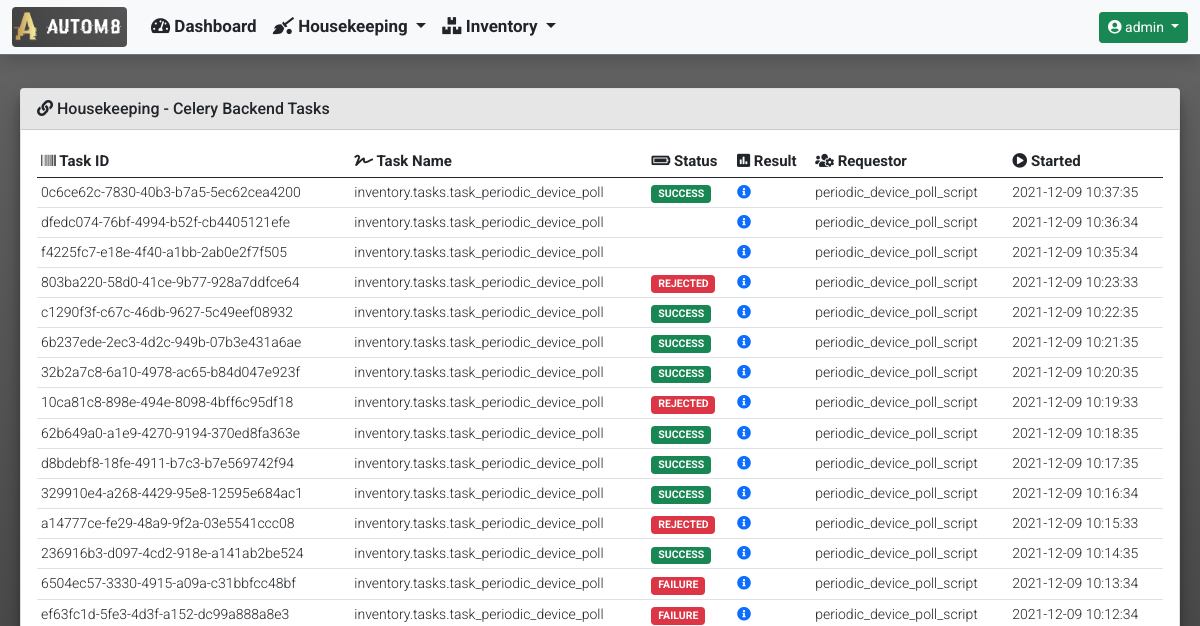
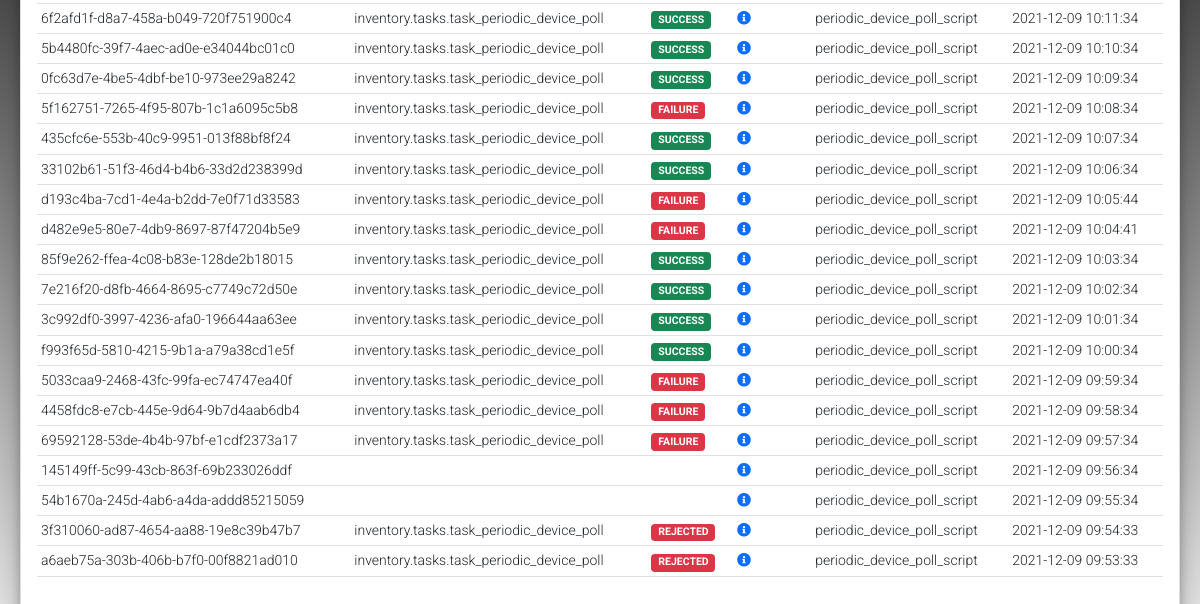
Page /housekeeping/housekeeping_celery_backend_tasks/ (signed in) on the earlier database version (2 pictures, top to bottom).
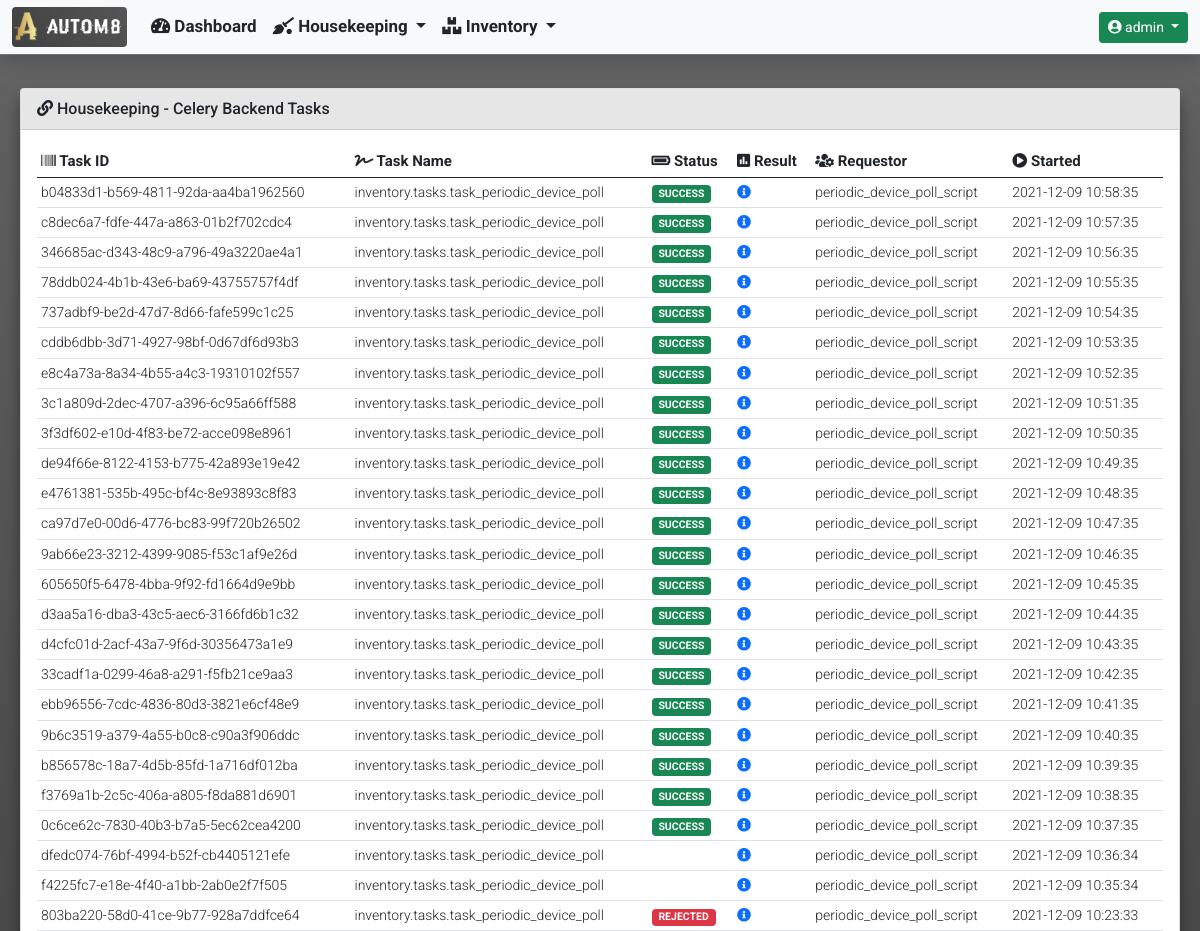
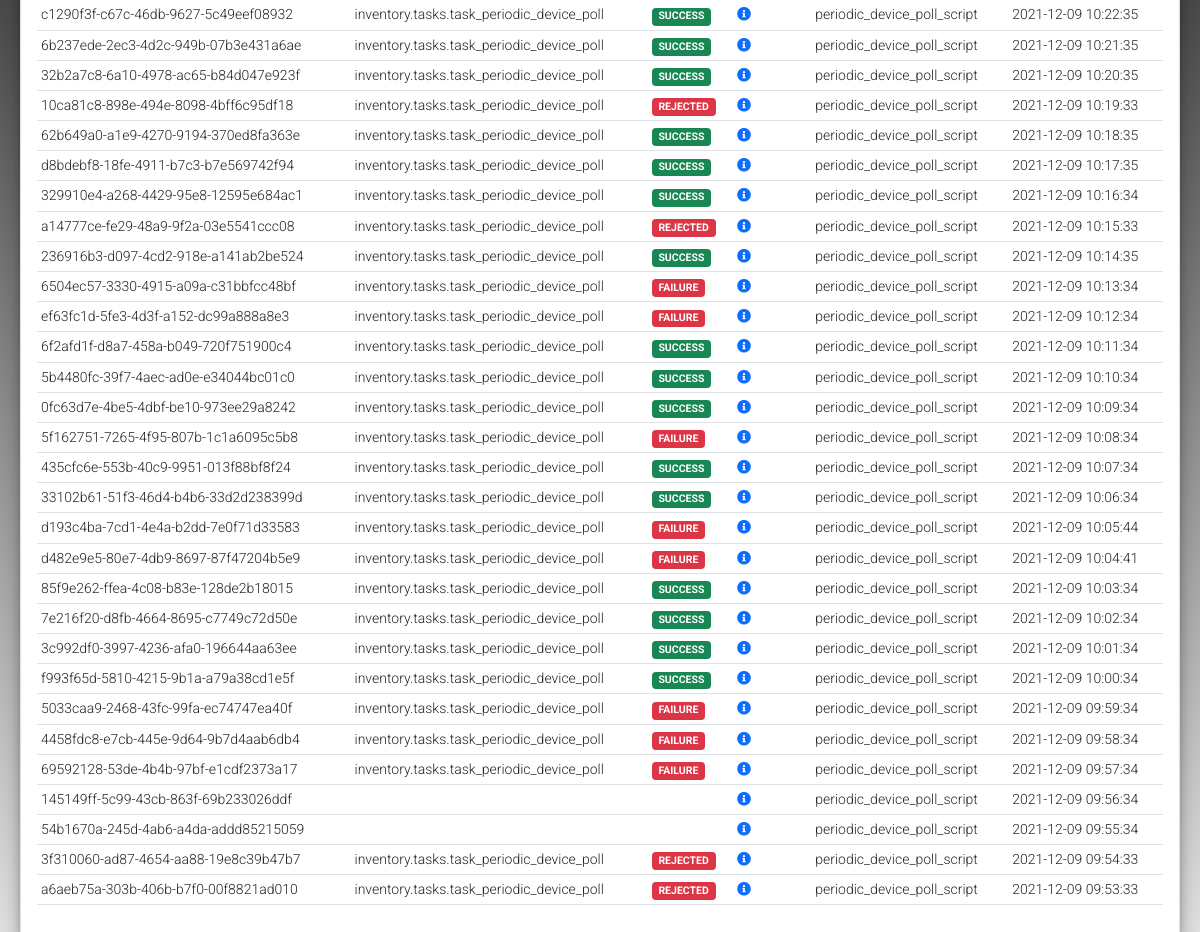
Same page on the later database version (2 pictures, top to bottom).
### housekeeping/models.py (models this page shows)
class CeleryBackendJobResults(models.Model):
    task_id = models.UUIDField(
        primary_key=True,
        default=uuid.uuid4,
        max_length=255
    )
    task_name = models.CharField(max_length=255)
    task_status = models.CharField(max_length=255)
    task_result = models.JSONField(null=True)
    task_requested_by = models.CharField(max_length=255)
    start_time = models.DateTimeField()

### housekeeping/views.py (the view)
def housekeeping_celery_backend_tasks(request):
    tasks_list = CeleryBackendJobResults.objects.all().order_by('-start_time')
    context = {
            'title': 'Housekeeping - Celery Backend Tasks',
            'card_header': 'Housekeeping - Celery Backend Tasks',
            'data': {
                'tasks_list': tasks_list
            }
        }
    if tasks.stats():
        data = {
            'celery_information': {
                'celery_statistics': tasks.stats(),
                'registered_tasks': tasks.registered_tasks()[hostname],
                'scheduled_tasks': tasks.scheduled()[hostname],
                'active_tasks': tasks.active()[hostname],
                'reserved_tasks': tasks.reserved()
            }
        }
        context['data'].update(data)
        return render(
            request,
            'housekeeping/housekeeping_celery_backend_tasks.html',
            context
        )
    else:
        return render(
                request,
                'housekeeping/housekeeping_celery_backend_tasks.html',
                context
            )

### templates/housekeeping/housekeeping_celery_backend_tasks.html (shortened to what this page needs)
{% extends "base_template/base.html"%}
{% block content %}
{% if data.tasks_list %}
<div class="col-md-12">
    <div class="table-responsive rounded">
        <table id="celery_completed_tasks" class="table table-hover table-sm" style="width:100%">
            <thead>
                <tr>
                    <th><i class="fas fa-barcode"></i> Task ID</th>
                    <th><i class="fas fa-signature"></i> Task Name</th>
                    <th><i class="fas fa-battery-full"></i> Status</th>
                    <th><i class="fas fa-poll"></i> Result</th>
                    <th><i class="fas fa-users-cog"></i> Requestor</th>
                    <th><i class="fas fa-play-circle"></i> Started</th>
                </tr>
            </thead>
            <tbody>
                {% for completed_task in data.tasks_list %}
                <tr>
                    <td>{{ completed_task.task_id }}</td>
                    <td>{{ completed_task.task_name }}</td>
                    <td>
                        {% if 'SUCCESS' in completed_task.task_status %}
                            <span class="badge bg-success">{{ completed_task.task_status }}</span>
                        {% else %}
                            <span class="badge bg-danger">{{ completed_task.task_status }}</span>
                        {% endif %}
                    </td>
                    <td>
                        <a href="#" data-bs-toggle="modal" data-bs-target="#task_result_modal_{{ completed_task.task_id }}">
                            <i class="fas fa-info-circle"></i>
                        </a>
                    </td>
                    <td>{{ completed_task.task_requested_by }}</td>
                    <td>{{ completed_task.start_time|date:"Y-m-d H:i:s" }}</td>
                </tr>
                {% endfor %}
            </tbody>
        </table>
    </div>
</div>
{% endif %}
{% endblock %}

Differences in the rows shown:
added CeleryBackendJobResults: task_id "b04833d1-b569-4811-92da-aa4ba1962560", task_name "inventory.tasks.task_periodic_device_poll", task_status "SUCCESS", task_requested_by "periodic_device_poll_script", start_time "2021-12-09 10:58:35"
added CeleryBackendJobResults: task_id "c8dec6a7-fdfe-447a-a863-01b2f702cdc4", task_name "inventory.tasks.task_periodic_device_poll", task_status "SUCCESS", task_requested_by "periodic_device_poll_script", start_time "2021-12-09 10:57:35"
added CeleryBackendJobResults: task_id "346685ac-d343-48c9-a796-49a3220ae4a1", task_name "inventory.tasks.task_periodic_device_poll", task_status "SUCCESS", task_requested_by "periodic_device_poll_script", start_time "2021-12-09 10:56:35"
added CeleryBackendJobResults: task_id "78ddb024-4b1b-43e6-ba69-43755757f4df", task_name "inventory.tasks.task_periodic_device_poll", task_status "SUCCESS", task_requested_by "periodic_device_poll_script", start_time "2021-12-09 10:55:35"
added CeleryBackendJobResults: task_id "737adbf9-be2d-47d7-8d66-fafe599c1c25", task_name "inventory.tasks.task_periodic_device_poll", task_status "SUCCESS", task_requested_by "periodic_device_poll_script", start_time "2021-12-09 10:54:35"
added CeleryBackendJobResults: task_id "cddb6dbb-3d71-4927-98bf-0d67df6d93b3", task_name "inventory.tasks.task_periodic_device_poll", task_status "SUCCESS", task_requested_by "periodic_device_poll_script", start_time "2021-12-09 10:53:35"
added CeleryBackendJobResults: task_id "e8c4a73a-8a34-4b55-a4c3-19310102f557", task_name "inventory.tasks.task_periodic_device_poll", task_status "SUCCESS", task_requested_by "periodic_device_poll_script", start_time "2021-12-09 10:52:35"
added CeleryBackendJobResults: task_id "3c1a809d-2dec-4707-a396-6c95a66ff588", task_name "inventory.tasks.task_periodic_device_poll", task_status "SUCCESS", task_requested_by "periodic_device_poll_script", start_time "2021-12-09 10:51:35"
added CeleryBackendJobResults: task_id "3f3df602-e10d-4f83-be72-acce098e8961", task_name "inventory.tasks.task_periodic_device_poll", task_status "SUCCESS", task_requested_by "periodic_device_poll_script", start_time "2021-12-09 10:50:35"
added CeleryBackendJobResults: task_id "de94f66e-8122-4153-b775-42a893e19e42", task_name "inventory.tasks.task_periodic_device_poll", task_status "SUCCESS", task_requested_by "periodic_device_poll_script", start_time "2021-12-09 10:49:35"
added CeleryBackendJobResults: task_id "e4761381-535b-495c-bf4c-8e93893c8f83", task_name "inventory.tasks.task_periodic_device_poll", task_status "SUCCESS", task_requested_by "periodic_device_poll_script", start_time "2021-12-09 10:48:35"
added CeleryBackendJobResults: task_id "ca97d7e0-00d6-4776-bc83-99f720b26502", task_name "inventory.tasks.task_periodic_device_poll", task_status "SUCCESS", task_requested_by "periodic_device_poll_script", start_time "2021-12-09 10:47:35"
added CeleryBackendJobResults: task_id "9ab66e23-3212-4399-9085-f53c1af9e26d", task_name "inventory.tasks.task_periodic_device_poll", task_status "SUCCESS", task_requested_by "periodic_device_poll_script", start_time "2021-12-09 10:46:35"
added CeleryBackendJobResults: task_id "605650f5-6478-4bba-9f92-fd1664d9e9bb", task_name "inventory.tasks.task_periodic_device_poll", task_status "SUCCESS", task_requested_by "periodic_device_poll_script", start_time "2021-12-09 10:45:35"
added CeleryBackendJobResults: task_id "d3aa5a16-dba3-43c5-aec6-3166fd6b1c32", task_name "inventory.tasks.task_periodic_device_poll", task_status "SUCCESS", task_requested_by "periodic_device_poll_script", start_time "2021-12-09 10:44:35"
added CeleryBackendJobResults: task_id "d4cfc01d-2acf-43a7-9f6d-30356473a1e9", task_name "inventory.tasks.task_periodic_device_poll", task_status "SUCCESS", task_requested_by "periodic_device_poll_script", start_time "2021-12-09 10:43:35"
added CeleryBackendJobResults: task_id "33cadf1a-0299-46a8-a291-f5fb21ce9aa3", task_name "inventory.tasks.task_periodic_device_poll", task_status "SUCCESS", task_requested_by "periodic_device_poll_script", start_time "2021-12-09 10:42:35"
added CeleryBackendJobResults: task_id "ebb96556-7cdc-4836-80d3-3821e6cf48e9", task_name "inventory.tasks.task_periodic_device_poll", task_status "SUCCESS", task_requested_by "periodic_device_poll_script", start_time "2021-12-09 10:41:35"
added CeleryBackendJobResults: task_id "9b6c3519-a379-4a55-b0c8-c90a3f906ddc", task_name "inventory.tasks.task_periodic_device_poll", task_status "SUCCESS", task_requested_by "periodic_device_poll_script", start_time "2021-12-09 10:40:35"
added CeleryBackendJobResults: task_id "b856578c-18a7-4d5b-85fd-1a716df012ba", task_name "inventory.tasks.task_periodic_device_poll", task_status "SUCCESS", task_requested_by "periodic_device_poll_script", start_time "2021-12-09 10:39:35"
added CeleryBackendJobResults: task_id "f3769a1b-2c5c-406a-a805-f8da881d6901", task_name "inventory.tasks.task_periodic_device_poll", task_status "SUCCESS", task_requested_by "periodic_device_poll_script", start_time "2021-12-09 10:38:35"
